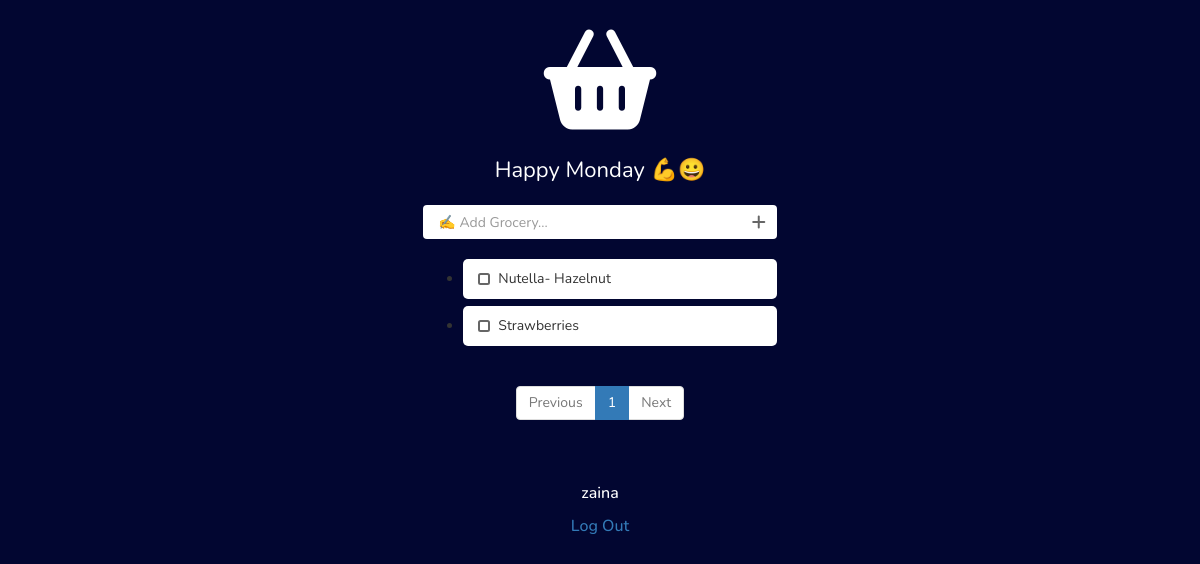
Page /home (signed in) on the earlier database version.
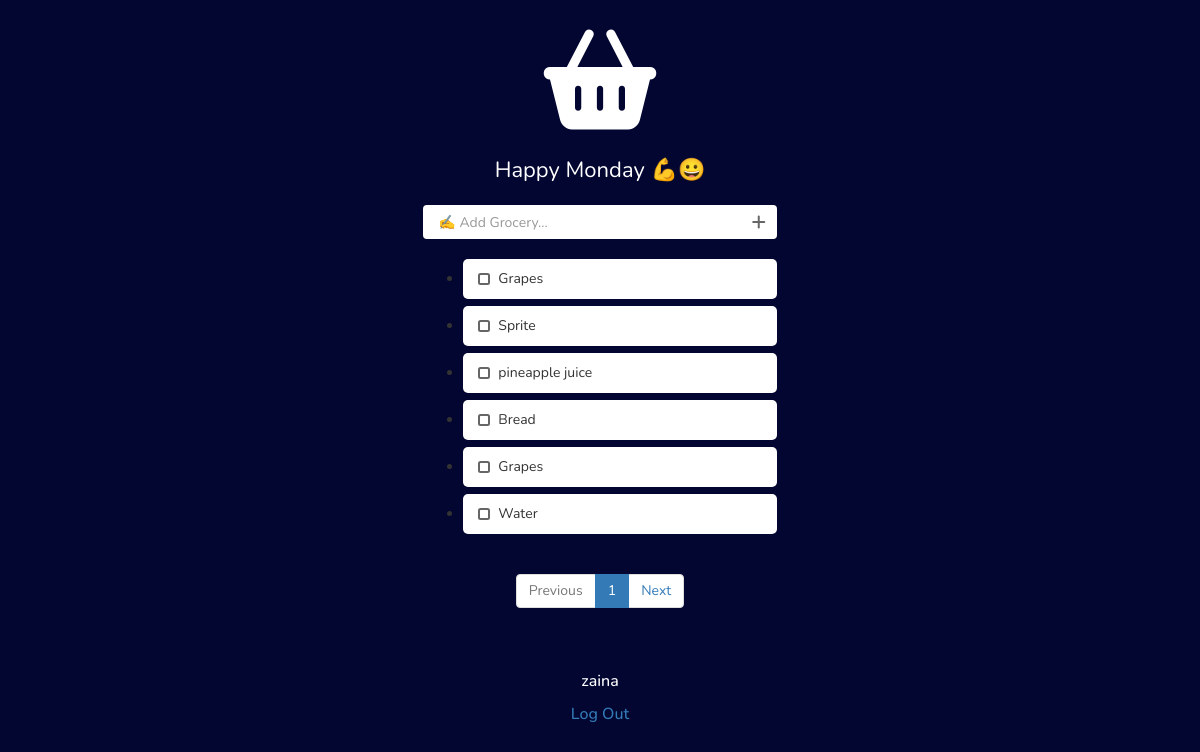
Same page on the later database version.
### main/models.py (models this page shows, shortened)
class Grocery(models.Model):
    name = models.CharField(max_length=100)
    created_on = models.DateTimeField(auto_now_add=True)
    bought = models.BooleanField(default=False)
    user = models.ForeignKey(settings.AUTH_USER_MODEL,
                             on_delete=models.CASCADE, related_name="Grocery")
    quantity = models.IntegerField(blank = True, default = 1 )
    price =  models.IntegerField(blank = True,default = 1)
    note = models.CharField(blank = True,max_length= 500)
    class Category_choices(models.TextChoices):
        Fruits = '🍓Fruits',
        Vegetables = '🥒Vegetables',
        Canned_Goods = '🥫Canned Goods',
        Dairy = '🥛Dairy',
        Meat = '🥩Meat',
        Seafood = '🐟Fish & Seafood',
        Condiments = '🧂Condiments and Spices',
        Snacks = '🍟Snacks',
        Baked_Goods = '🍞Baked Goods',
        Beverages = '🧃Beverages',
        Pasta_and_Rice = '🍝Pasta',
        Baking_Products = '🥚Baking Products',
        Frozen_Food = '🍗Frozen Food',
        Baby_Items = '🚼Baby Items',
        Pet_Care = '🐕Pet Care',
        Miscellaneous = 'Miscellaneous'
    category = models.CharField(blank = True, max_length = 200,choices = Category_choices.choices, default= "blank")
    class Meta:
        verbose_name = "Grocery"
        verbose_name_plural = "Groceries"
        ordering = ['-created_on']

### main/views.py (the view, shortened to what this page needs)
# urls.py: path('home', views.home, name = "home"),
@login_required
def home(request):
    model = Grocery
    groceries = Grocery.objects.filter(user = request.user, bought = False)
    paginator = Paginator(groceries, 6)
    page_number = request.GET.get("page")
    page_obj = paginator.get_page(page_number)
    categories = Grocery.Category_choices
    context = {"groceries":groceries, "page_obj": page_obj, "categories": categories}
    return render (request, 'main.html', context)

### templates/main.html (shortened to what this page needs)
<!DOCTYPE html>
<html lang="en">
{% load static %}
<head>
    <link rel="stylesheet" href="https://cdnjs.cloudflare.com/ajax/libs/meyer-reset/2.0/reset.min.css">
    <link rel="stylesheet" href="https://cdn.jsdelivr.net/npm/bootstrap@4.0.0/dist/css/bootstrap.min.css"
>
    <link rel='stylesheet prefetch' href='https://maxcdn.bootstrapcdn.com/bootstrap/3.3.5/css/bootstrap.min.css'>
    <link rel='stylesheet prefetch' href='https://cdnjs.cloudflare.com/ajax/libs/animate.css/3.4.0/animate.min.css'>
    <link href="{% static 'css/main.css' %}" rel="stylesheet" type="text/css" />
</head>
<body>
    <div class="logo">
        <i class="fa-solid fa-basket-shopping"></i>
    </div>
    <body class="body">
        <div class="container">
            <div class="today">
            </div>
            <div class="row">
                <div class="col-md-4 col-md-offset-4 col-xs-6 col-xs-offset-3">
                    <div class="add-control">
                        <div class="form-group has-feedback">
                            <form method="POST" action="{% url 'home' %}">
                                <input type="text" class="form-control" placeholder="✍️ Add Grocery..."
                                    name="new-grocery" id="new-grocery" />
                                <button type="submit" class="fa fa-plus form-control-feedback add-btn"></button>
                            </form>
                        </div>
                    </div>
                    {% if groceries %}
                    <ul class="grocery-list">
                        {% for grocery in page_obj %}
                        <li class="grocery">
                            <div class="checkbox">
                                <label>
                                    <a href="{% url 'buy_grocery' grocery.id %}"><span class="checkbox-mask"></span></a>
                                    <input type="checkbox"></a>{{grocery.name}}
                                </label>
                            </div>
                        </li>
                        {% endfor %}
                    </ul>
                    {% else %}
                    <p class="text-danger text-center animated bounceIn"><i class="fa fa-warning"></i> Oops, please
                        enter a Grocery</p>
                    {% endif %}
                </div>
            </div>
        </div>
        <nav aria-label="Page navigation example ">
            <ul class="pagination justify-content-center">
                {% if page_obj.has_previous %}
                <li class=" text previous-page">
                    <a class="page-link" href="?page={{ page_obj.previous_page_number }}" tabindex="-1">Previous</a>
                </li>
                {% else %}
                <li class=" text disabled previous-page">
                    <a class="page-link" href="?page=0" tabindex="-1">Previous</a>
                </li>
                {% endif %}
                <li class=" active counter current-page">
                    <a class="page-link" href="?page={{ page_obj.number }}">{{ page_obj.number }}</a>
                </li>
                {% if page_obj.has_next %}
                <li class=" next-page text">
                    <a class="page-link" href="?page={{ page_obj.next_page_number }}" tabindex="-1">Next</a>
                </li>
                {% else %}
                <li class="disabled next-page text">
                    <a class="page-link" href="?page=0" tabindex="-1">Next</a>
                </li>
                {% endif %}
            </ul>
        </nav>
        <div class"f>
            <h4>
                {{user.username}}
                <a href="{% url 'logout_view' %}">Log Out</a>
            </h4>
        </div>
    </body>
</body>

### static/css/main.css (style rules this page uses)
:root { --c-gray: #8d959b; --c-light: #f9f9f9; --c-dark: #404060; --c-red: #e96575; --c-blue: #4b96f0; }
.body { background: #020631; font: 14px 'Nunito', sans-serif; }
nav { text-align: center; }
.today { font-size: 22px; }
.container { padding-top: 75px; }
.grocery-list { margin: 20px 0; }
.grocery-list li { background: #fff; border-radius: 5px; margin-bottom: 7px; position: relative; word-break: break-word; }
.grocery-list li .checkbox { margin: 0; padding: 10px 15px; border-radius: 5px; }
.grocery-list li label { display: block; padding-right: 10px; }
.grocery-list li label .checkbox-mask { display: block; border: 2px solid #666; width: 12px; height: 12px; border-radius: 2.5px; position: absolute; margin-left: -20px; margin-top: 4px; }
.has-feedback .fa { line-height: 35px; cursor: pointer; pointer-events: auto; z-index: 10; display: block; color: #666; -webkit-transition: color 0.15s linear; transition: color 0.15s linear; }
.add-control { margin-top: 20px; position: relative; }
.add-control .form-control { padding-right: 25px; }
.form-control, .form-control:focus, .form-control:active, .form-control:active:focus { border: none; padding: 10px 15px; outline: none; }
.form-control { -webkit-box-shadow: none; box-shadow: none; -webkit-transition: all 0.2s linear; transition: all 0.2s linear; }
.today { text-align: center; color: #fff; }
button { font-size: 16px; color: #ffffff; background: #fff0; padding: 10px 20px; transition: all 0.3s; outline: none; border-color: #FFF; border-radius: 35px; margin-left: 5px; margin-right: 5px; }
.logo { text-align: center; margin-top: 30px; margin-bottom: -50px; }
.fa-basket-shopping { font-size: 10rem; color: #ffffff; }
.h4, h4 { font-size: 16px; color: #fff; text-align: center; margin-top: 40px; }
@media (min-width: 992px) { .container { width: 100%; max-width: 1150PX; } }
button { border: 0; margin-top: -10px; }
.disabled { background: transparent; }

Differences in the rows shown:
removed Grocery: name "Nutella- Hazelnut"
no longer on this page (row unchanged): Grocery: name "Strawberries"
added Grocery: name "Grapes"
added Grocery: name "Sprite"
added Grocery: name "pineapple juice"
added Grocery: name "Bread"
added Grocery: name "Grapes"
added Grocery: name "Water"
